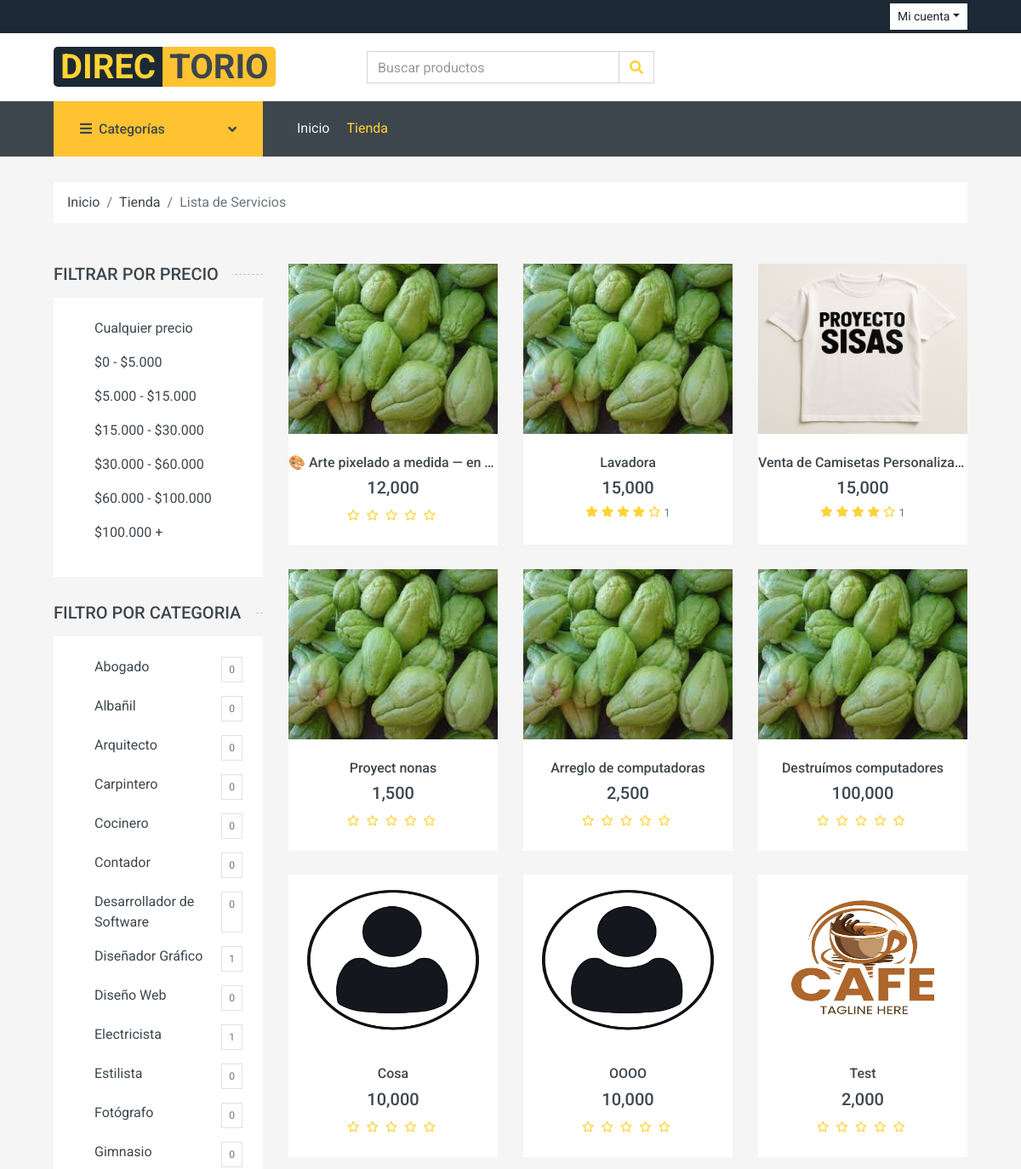
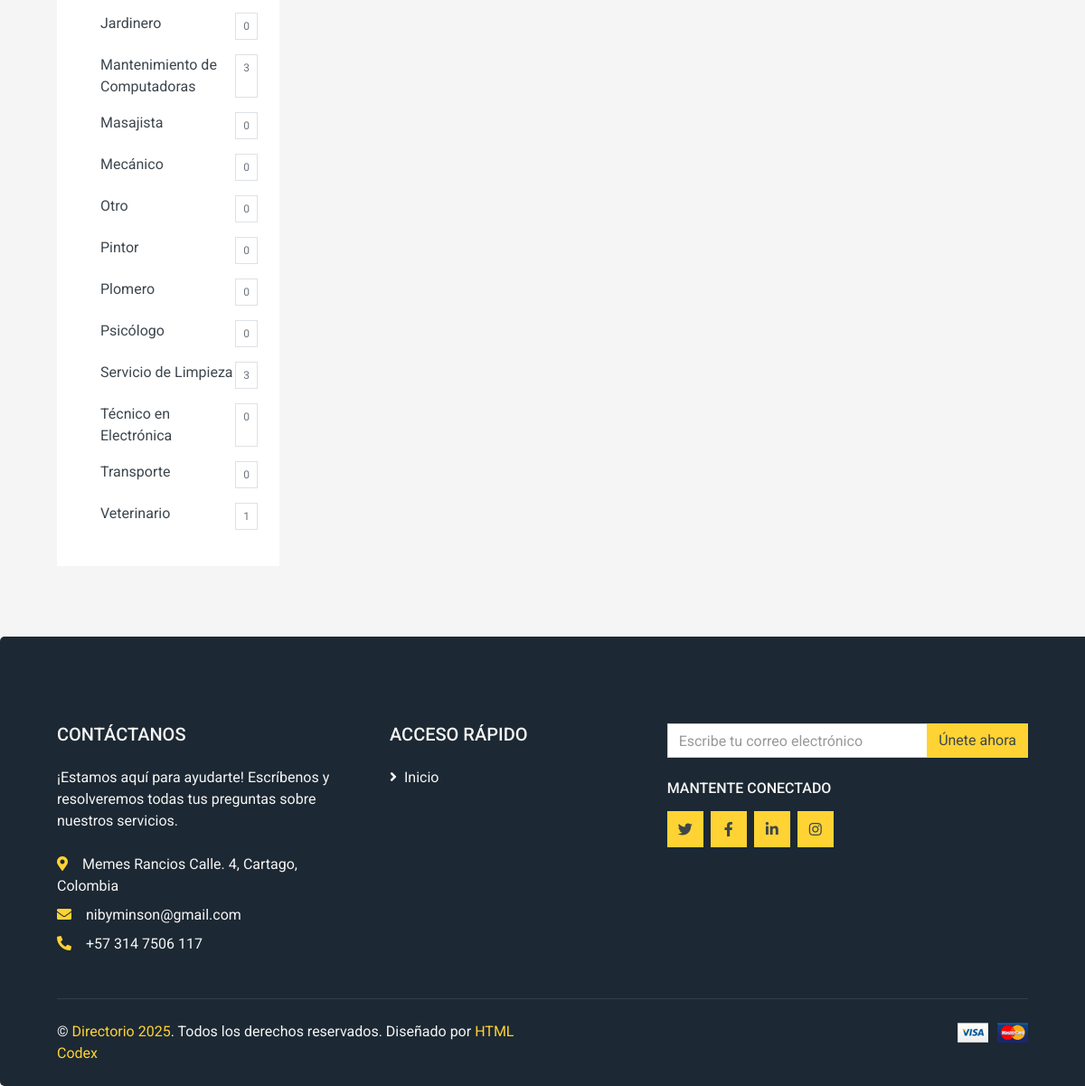
The app's page /rutas/rutas.php?page=shop with its own data (2 pictures, top to bottom).
### tables this page shows
CREATE TABLE `categoria` (
  `id_categoria` int(11) NOT NULL,
  `nombre` varchar(80) NOT NULL,
  `estado` varchar(100) NOT NULL DEFAULT 'Activo'
);

CREATE TABLE `servicio` (
  `id_servicio` int(11) NOT NULL,
  `titulo` varchar(500) DEFAULT NULL,
  `descripcion` varchar(500) DEFAULT NULL,
  `precio` decimal(10,0) NOT NULL,
  `fecha_creacion` datetime NOT NULL DEFAULT current_timestamp(),
  `usuario_id_usuario` int(11) NOT NULL,
  `categoria_id_categoria` int(11) NOT NULL,
  `estado` varchar(45) NOT NULL DEFAULT 'Activo',
  `barrio_id` int(11) NOT NULL,
  `direccion` varchar(100) DEFAULT 'No aplica'
);

### app/controladores/landingPageController.php (called while the page is built, shortened)
<?php
require_once(__DIR__ . '/../modelos/CategoryModel.php');
require_once(__DIR__ . '/../modelos/serviceModel.php');
require_once(__DIR__ . '/../modelos/reviewsModel.php');
class LandingPageController{
    private $categoryModel;
    private $serviceModel;
    private $reviewsModel;
    public function __construct(){
        $this->categoryModel = new CategoryModel;
        $this->serviceModel = new ServiceModel;
        $this->reviewsModel = new ReviewsModel;
    }
    public function ShopPage(){
        try {
            $data = $this->categoryModel->GetAllCategory();
            $services_count = [];
            $services = [];
            $filter_category = isset($_GET["category"]) && is_numeric($_GET["category"]) ? intval($_GET["category"]) : null;
            $price = isset($_GET["price"]) && is_numeric($_GET["price"]) ? intval($_GET["price"]) : null ;
            if (isset($filter_category) || (isset($price) )) {
                $ranges = [
                    0 => ['min' => 0, 'max' => 999999999],
                    1 => ['min' => 0, 'max' => 5000],
                    2 => ['min' => 5000, 'max' => 15000],
                    3 => ['min' => 15000, 'max' => 30000],
                    4 => ['min' => 30000, 'max' => 60000],
                    5 => ['min' => 60000, 'max' => 100000],
                    6 => ['min' => 100000, 'max' => 999999999]
                ];
                if (isset($filter_category) && !isset($price) ) {
                    if(!$this->categoryModel->CategoryById($filter_category)){
                        header("Location: rutas.php?page=shop");
                        die();
                    }
                    $services = $this->serviceModel->ServicesByCategory($filter_category);
                }else if(isset($price) && !isset($filter_category)){
                    if (!isset($ranges[$price])) {
                        header("Location: rutas.php?page=shop");
                        die();
                    }
                    $services = $this->serviceModel->ServicesByPrice($ranges[$price]["min"],$ranges[$price]["max"]);
                }else{
                    if (!$this->categoryModel->CategoryById($filter_category) || !isset($ranges[$price])) {
                        header("Location: rutas.php?page=shop");
                        die();
                    }
                    $services = $this->serviceModel->ServicesByCategoryAndPrice($filter_category,$ranges[$price]["min"],$ranges[$price]["max"]);
                }
            }else {
                $services = $this->serviceModel->ShopPageServices();
            }
            $reviews = [];
            foreach ($services as $service) {
                $query = $this->reviewsModel->AllServicesReviews($service["id_servicio"]);
                $reviews[] = ["calificacion"=>$query[0]["calificacion"],"total_reviews"=>$query[0]["total_reviews"]];
            }
            foreach ($data as $category) {
                $query = $this->serviceModel->CountServiceByCategory($category["id_categoria"]);
                $services_count[] = ["service_count"=>$query[0]["service_count"]];
            }
            include_once(__DIR__ . '/../vistas/landing/shop.php');
        } catch (\Throwable $th) {
            header("Location: rutas.php");
            die();
        }
    }
}

### app/modelos/reviewsModel.php (called while the page is built, shortened)
<?php
require_once(__DIR__ . '/../../configuracion/mysql.php');
class ReviewsModel extends Mysql{
    private $conn;
    public function __construct(){
        $mysql = new Mysql();
        $this->conn = $mysql->conect();
    }
    public function AllServicesReviews($service_id){
        $query = "SELECT AVG(reviews.calificacion) as calificacion, COUNT(*) as total_reviews
        FROM reviews
        WHERE reviews.servicio_id = ?
        ";
        $preparedStmt = $this->conn->prepare($query);
        $preparedStmt->execute([$service_id]);
        $data = $preparedStmt->fetchAll(PDO::FETCH_ASSOC);
        return $data;
    }
}

### configuracion/mysql.php (called while the page is built)
<?php
class Mysql{
    public $conect;
    private $DB_HOST = 'localhost';
    private $DB_NAME = 'directorio';
    private $DB_PORT = '3306';
    private $DB_USERNAME = 'root';
    private $DB_PASSWORD = '';
    private $DB_CHARSET = 'utf8mb4';
    public function __construct(){
        $connectionString = "mysql:host=".$this->DB_HOST. ";dbname=".$this->DB_NAME.";port=".$this->DB_PORT.";charset=".$this->DB_CHARSET;
        try{
            $this->conect = new PDO($connectionString, $this->DB_USERNAME, $this->DB_PASSWORD);
            $this->conect->setAttribute(PDO::ATTR_ERRMODE, PDO::ERRMODE_EXCEPTION);
        }catch(PDOException $e){
            echo "CONNECTION ERROR: " . $e->getMessage();
        }
    }
    public function conect(){
        return $this->conect;
    }
}

### app/modelos/serviceModel.php (called while the page is built, shortened)
<?php
require_once(__DIR__ . '/../../configuracion/mysql.php');
class ServiceModel extends Mysql {
    private $connection;
    public function __construct(){
        $mysql = new Mysql();
        $this->connection = $mysql->conect();
    }
    public function ShopPageServices(){
        $query = "SELECT s.id_servicio, s.titulo, s.precio,
        servicio_imagenes.imagen_ref as imagen_servicio
        FROM servicio s
        LEFT JOIN servicio_imagenes on servicio_imagenes.servicio_id = s.id_servicio
        WHERE s.estado = 'Activo'
        GROUP BY s.id_servicio";
        $preparedStmt = $this->connection->prepare($query);
        $preparedStmt->execute();
        $services = $preparedStmt->fetchAll(PDO::FETCH_ASSOC);
        return $services;
    }
    public function CountServiceByCategory($category_id){
        $query = "SELECT COUNT(s.categoria_id_categoria) AS service_count
        FROM servicio s
        WHERE s.categoria_id_categoria = ? AND s.estado = 'Activo' ";
        $preparedStmt = $this->connection->prepare($query);
        $preparedStmt->execute([$category_id]);
        $info = $preparedStmt->fetchAll(PDO::FETCH_ASSOC);
        return $info;
    }
}

### app/modelos/categoryModel.php (called while the page is built, shortened)
<?php
require_once(__DIR__ . '/../../configuracion/mysql.php');
class CategoryModel extends Mysql{
    private $connection;
    public function __construct(){
        $mysql = new Mysql();
        $this->connection = $mysql->conect();
    }
    public function GetAllCategory(){
        $query = "SELECT * FROM categoria
        WHERE estado = 'Activo'
        ORDER BY nombre ASC  ";
        $preparedStmt = $this->connection->prepare($query);
        $preparedStmt->execute();
        $data = $preparedStmt->fetchAll(PDO::FETCH_ASSOC);
        return $data;
    }
}

### app/vistas/landing/shop.php (the view, shortened to what this page needs)
<?php
include_once RUTA_BASE . '/app/vistas/landing/plantilla/header.php';
?>
<body>
    <div class="container-fluid">
        <div class="row px-xl-5">
            <div class="col-12">
                <nav class="breadcrumb bg-light mb-5">
                    <a class="breadcrumb-item text-dark" href="<?= URL_BASE ?>/rutas/rutas.php?page=home">Inicio</a>
                    <a class="breadcrumb-item text-dark" href="<?= URL_BASE ?>/rutas/rutas.php?page=shop">Tienda</a>
                    <span class="breadcrumb-item active">Lista de Servicios</span>
                </nav>
            </div>
        </div>
    </div>
    <div class="container-fluid">
        <div class="row px-xl-5">
            <div class="col-lg-3 col-md-4">
                    <h5 class="section-title position-relative text-uppercase mb-3"><span class="bg-secondary pr-3">Filtrar por precio</span></h5>
                    <div class="bg-light p-4 mb-30">
                        <?php
                            $category = isset($_GET["category"]) && is_numeric($_GET["category"]) ? $_GET["category"] : null;
                            $filterURL = isset($category) ? 'rutas.php?page=shop&category='.$category : 'rutas.php?page=shop';
                        ?>
                        <div class="custom-control d-flex align-items-center justify-content-between mb-3">
                            <a href="<?= $filterURL ?>&price=0" class="text-<?= isset($_GET["price"]) && $_GET["price"] === "0" ? 'primary' : 'dark'?>">
                                Cualquier precio
                            </a>
                        </div>
                        <div class="custom-control d-flex align-items-center justify-content-between mb-3">
                            <a href="<?= $filterURL ?>&price=1" class="text-<?= isset($_GET["price"]) && $_GET["price"] === "1" ? 'primary' : 'dark'?>">
                                $0 - $5.000
                            </a>
                        </div>
                        <div class="custom-control d-flex align-items-center justify-content-between mb-3">
                            <a href="<?= $filterURL ?>&price=2" class="text-<?= isset($_GET["price"]) && $_GET["price"] === "2" ? 'primary' : 'dark'?>">
                                $5.000 - $15.000
                            </a>
                        </div>
                        <div class="custom-control d-flex align-items-center justify-content-between mb-3">
                            <a href="<?= $filterURL ?>&price=3" class="text-<?= isset($_GET["price"]) && $_GET["price"] === "3" ? 'primary' : 'dark'?>">
                                $15.000 - $30.000
                            </a>
                        </div>
                        <div class="custom-control d-flex align-items-center justify-content-between mb-3">
                            <a href="<?= $filterURL ?>&price=4" class="text-<?= isset($_GET["price"]) && $_GET["price"] === "4" ? 'primary' : 'dark'?>">
                                $30.000 - $60.000
                            </a>
                        </div>
                        <div class="custom-control d-flex align-items-center justify-content-between mb-3">
                            <a href="<?= $filterURL ?>&price=5" class="text-<?= isset($_GET["price"]) && $_GET["price"] === "5" ? 'primary' : 'dark'?>">
                                $60.000 - $100.000
                            </a>
                        </div>
                        <div class="custom-control d-flex align-items-center justify-content-between mb-3">
                            <a href="<?= $filterURL ?>&price=6" class="text-<?= isset($_GET["price"]) && $_GET["price"] === "6" ? 'primary' : 'dark'?>">
                                $100.000 +
                            </a>
                        </div>
                    </div>
                    <h5 class="section-title position-relative text-uppercase mb-3"><span class="bg-secondary pr-3">Filtro por categoria</span></h5>
                    <div class="bg-light p-4 mb-30">
                        <?php
                            $price = isset($_GET["price"]) && is_numeric($_GET["price"]) ? $_GET["price"] : null;
                        ?>
                        <?php foreach ($data as $index => $category) : ?>
                        <div class="custom-control mb-3 d-flex justify-content-between">
                            <a href="rutas.php?page=shop&category=<?= $category["id_categoria"] ?><?= isset($price) ? '&price='.$price : '' ?>"
                            class="text-<?= isset($_GET["category"]) && $_GET["category"] === strval($category["id_categoria"]) ? 'primary' : 'dark'?>">
                                <?= $category["nombre"] ?>
                            </a>
                            <span class="badge border font-weight-normal p-2">
                                <?php echo $services_count[$index]["service_count"] ?>
                            </span>
                        </div>
                        <?php endforeach ?>
                    </div>
            </div>
            <main class="col-lg-9 col-md-8">
                <div class="row pb-3">
                    <?php if (count($services) > 0) : ?>
                        <?php foreach($services as $index => $service) : ?>
                            <div class="col-lg-4 col-md-6 col-sm-6 pb-1">
                                <div class="product-item bg-light mb-4">
                                    <div class="product-img position-relative overflow-hidden" style="height: 200px;">
                                        <img class="img-fluid w-100 h-100 object-fit-cover" src="<?= URL_BASE ?>/publico/img/servicios/<?= $service["imagen_servicio"] ?>" alt="Imagen del servicio">
                                        <div class="product-action">
                                        </div>
                                    </div>
                                    <div class="text-center py-4">
                                        <a class="h6 text-decoration-none text-truncate d-block"           style="max-width: 100%;"
                                        href="<?php URL_BASE ?>?page=service&id=<?php echo $service["id_servicio"] ?>"
                                        title="<?php echo htmlspecialchars($service['titulo']); ?>">
                                            <?php echo htmlspecialchars($service['titulo']); ?>
                                        </a>
                                        <div class="d-flex align-items-center justify-content-center mt-2">
                                            <h5><?= number_format($service["precio"]) ?></h5>
                                        </div>
                                        <?php if($reviews[$index]["total_reviews"] > 0) : ?>
                                            <div class="d-flex align-items-center justify-content-center mb-1">
                                                <?php for ($i=0; $i < round($reviews[$index]["calificacion"]); $i++) : ?>
                                                    <small class="fa fa-star text-primary mr-1"></small>
                                                <?php endfor ?>
                                                <?php if($reviews[$index]["calificacion"] < 5) : ?>
                                                    <?php for($i = 0;$i < (5 - round($reviews[$index]["calificacion"]));$i++) : ?>
                                                        <small class="fa-regular fa-star text-primary mr-1"></small>
                                                    <?php endfor ?>
                                                <?php endif ?>
                                                <small><?= $reviews[$index]["total_reviews"] ?></small>
                                            </div>
                                        <?php else : ?>
                                            <small class="fa-regular fa-star text-primary mr-1"></small>
                                            <small class="fa-regular fa-star text-primary mr-1"></small>
                                            <small class="fa-regular fa-star text-primary mr-1"></small>
                                            <small class="fa-regular fa-star text-primary mr-1"></small>
                                            <small class="fa-regular fa-star text-primary mr-1"></small>
                                        <?php endif ?>
                                    </div>
                                </div>
                            </div>
                        <?php endforeach ?>
                    <?php else : ?>
                        <div class="card w-100 p-3">
                            <p class="text-center text-black h3">No hay servicios...</p>
                        </div>
                    <?php endif ?>
                </div>
            </main>
        </div>
    </div>
<?php include_once RUTA_BASE . '/app/vistas/landing/plantilla/footer.php'; ?>

### records on screen
categoria: nombre "Abogado", service_count "0"
categoria: nombre "Albañil", service_count "0"
categoria: nombre "Arquitecto", service_count "0"
categoria: nombre "Carpintero", service_count "0"
categoria: nombre "Cocinero", service_count "0"
categoria: nombre "Contador", service_count "0"
categoria: nombre "Desarrollador de Software", service_count "0"
categoria: nombre "Diseñador Gráfico", service_count "1"
categoria: nombre "Diseño Web", service_count "0"
categoria: nombre "Electricista", service_count "1"
categoria: nombre "Estilista", service_count "0"
categoria: nombre "Fotógrafo", service_count "0"
categoria: nombre "Gimnasio", service_count "0"
categoria: nombre "Jardinero", service_count "0"
categoria: nombre "Mantenimiento de Computadoras", service_count "3"
categoria: nombre "Masajista", service_count "0"
categoria: nombre "Mecánico", service_count "0"
categoria: nombre "Otro", service_count "0"
categoria: nombre "Pintor", service_count "0"
categoria: nombre "Plomero", service_count "0"
categoria: nombre "Psicólogo", service_count "0"
categoria: nombre "Servicio de Limpieza", service_count "3"
categoria: nombre "Técnico en Electrónica", service_count "0"
categoria: nombre "Transporte", service_count "0"
categoria: nombre "Veterinario", service_count "1"
servicio: titulo "🎨 Arte pixelado a medida — en…", precio "12,000"
servicio: titulo "Lavadora", precio "15,000", total_reviews "1"
servicio: shows a picture, titulo "Venta de Camisetas Personaliza…", precio "15,000", total_reviews "1"
servicio: titulo "Proyect nonas", precio "1,500"
servicio: titulo "Arreglo de computadoras", precio "2,500"
servicio: titulo "Destruímos computadores", precio "100,000"
servicio: titulo "Cosa", precio "10,000"
servicio: titulo "OOOO", precio "10,000"
servicio: shows a picture, titulo "Test", precio "2,000"
